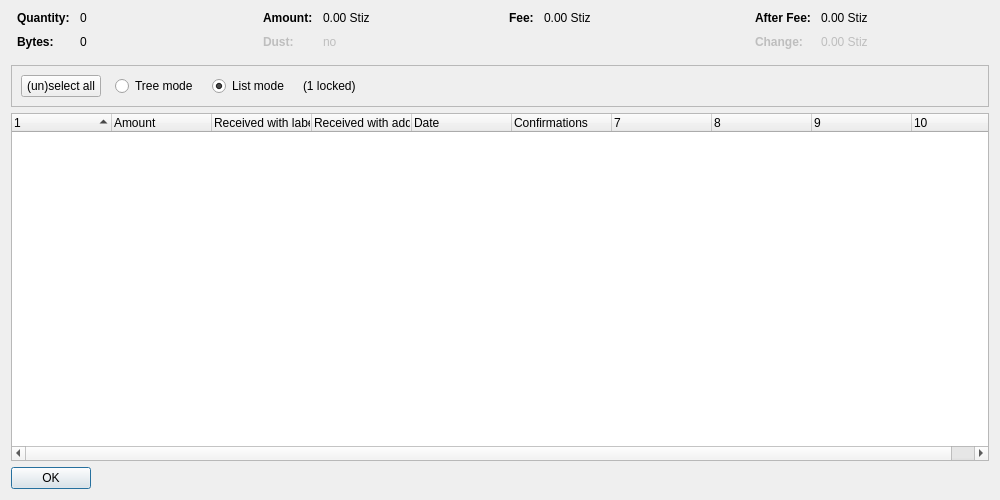
<?xml version="1.0" encoding="UTF-8"?>
<ui version="4.0">
 <class>CoinControlDialog</class>
 <widget class="QDialog" name="CoinControlDialog">
  <property name="geometry">
   <rect>
    <x>0</x>
    <y>0</y>
    <width>1000</width>
    <height>500</height>
   </rect>
  </property>
  <property name="windowTitle">
   <string>Coin Selection</string>
  </property>
  <layout class="QVBoxLayout" name="verticalLayout">
   <item>
    <layout class="QHBoxLayout" name="horizontalLayoutTop" stretch="0,0,0,0">
     <property name="topMargin">
      <number>0</number>
     </property>
     <property name="bottomMargin">
      <number>10</number>
     </property>
     <item>
      <layout class="QFormLayout" name="formLayoutCoinControl1">
       <property name="horizontalSpacing">
        <number>10</number>
       </property>
       <property name="verticalSpacing">
        <number>10</number>
       </property>
       <property name="leftMargin">
        <number>6</number>
       </property>
       <property name="rightMargin">
        <number>6</number>
       </property>
       <item row="0" column="0">
        <widget class="QLabel" name="labelCoinControlQuantityText">
         <property name="font">
          <font>
           <weight>75</weight>
           <bold>true</bold>
          </font>
         </property>
         <property name="text">
          <string>Quantity:</string>
         </property>
        </widget>
       </item>
       <item row="0" column="1">
        <widget class="QLabel" name="labelCoinControlQuantity">
         <property name="cursor">
          <cursorShape>IBeamCursor</cursorShape>
         </property>
         <property name="contextMenuPolicy">
          <enum>Qt::ActionsContextMenu</enum>
         </property>
         <property name="text">
          <string notr="true">0</string>
         </property>
         <property name="textInteractionFlags">
          <set>Qt::LinksAccessibleByMouse|Qt::TextSelectableByKeyboard|Qt::TextSelectableByMouse</set>
         </property>
        </widget>
       </item>
       <item row="1" column="0">
        <widget class="QLabel" name="labelCoinControlBytesText">
         <property name="font">
          <font>
           <weight>75</weight>
           <bold>true</bold>
          </font>
         </property>
         <property name="text">
          <string>Bytes:</string>
         </property>
        </widget>
       </item>
       <item row="1" column="1">
        <widget class="QLabel" name="labelCoinControlBytes">
         <property name="cursor">
          <cursorShape>IBeamCursor</cursorShape>
         </property>
         <property name="contextMenuPolicy">
          <enum>Qt::ActionsContextMenu</enum>
         </property>
         <property name="text">
          <string notr="true">0</string>
         </property>
         <property name="textInteractionFlags">
          <set>Qt::LinksAccessibleByMouse|Qt::TextSelectableByKeyboard|Qt::TextSelectableByMouse</set>
         </property>
        </widget>
       </item>
      </layout>
     </item>
     <item>
      <layout class="QFormLayout" name="formLayoutCoinControl2">
       <property name="horizontalSpacing">
        <number>10</number>
       </property>
       <property name="verticalSpacing">
        <number>10</number>
       </property>
       <property name="leftMargin">
        <number>6</number>
       </property>
       <property name="rightMargin">
        <number>6</number>
       </property>
       <item row="0" column="0">
        <widget class="QLabel" name="labelCoinControlAmountText">
         <property name="font">
          <font>
           <weight>75</weight>
           <bold>true</bold>
          </font>
         </property>
         <property name="text">
          <string>Amount:</string>
         </property>
        </widget>
       </item>
       <item row="0" column="1">
        <widget class="QLabel" name="labelCoinControlAmount">
         <property name="cursor">
          <cursorShape>IBeamCursor</cursorShape>
         </property>
         <property name="contextMenuPolicy">
          <enum>Qt::ActionsContextMenu</enum>
         </property>
         <property name="text">
          <string notr="true">0.00 Stiz</string>
         </property>
         <property name="textInteractionFlags">
          <set>Qt::LinksAccessibleByMouse|Qt::TextSelectableByKeyboard|Qt::TextSelectableByMouse</set>
         </property>
        </widget>
       </item>
       <item row="1" column="0">
        <widget class="QLabel" name="labelCoinControlLowOutputText">
         <property name="enabled">
          <bool>false</bool>
         </property>
         <property name="font">
          <font>
           <weight>75</weight>
           <bold>true</bold>
          </font>
         </property>
         <property name="text">
          <string>Dust:</string>
         </property>
        </widget>
       </item>
       <item row="1" column="1">
        <widget class="QLabel" name="labelCoinControlLowOutput">
         <property name="enabled">
          <bool>false</bool>
         </property>
         <property name="cursor">
          <cursorShape>IBeamCursor</cursorShape>
         </property>
         <property name="contextMenuPolicy">
          <enum>Qt::ActionsContextMenu</enum>
         </property>
         <property name="text">
          <string notr="true">no</string>
         </property>
         <property name="textInteractionFlags">
          <set>Qt::LinksAccessibleByMouse|Qt::TextSelectableByKeyboard|Qt::TextSelectableByMouse</set>
         </property>
        </widget>
       </item>
      </layout>
     </item>
     <item>
      <layout class="QFormLayout" name="formLayoutCoinControl3">
       <property name="horizontalSpacing">
        <number>10</number>
       </property>
       <property name="verticalSpacing">
        <number>10</number>
       </property>
       <property name="leftMargin">
        <number>6</number>
       </property>
       <property name="rightMargin">
        <number>6</number>
       </property>
       <item row="0" column="0">
        <widget class="QLabel" name="labelCoinControlFeeText">
         <property name="font">
          <font>
           <weight>75</weight>
           <bold>true</bold>
          </font>
         </property>
         <property name="text">
          <string>Fee:</string>
         </property>
        </widget>
       </item>
       <item row="0" column="1">
        <widget class="QLabel" name="labelCoinControlFee">
         <property name="cursor">
          <cursorShape>IBeamCursor</cursorShape>
         </property>
         <property name="contextMenuPolicy">
          <enum>Qt::ActionsContextMenu</enum>
         </property>
         <property name="text">
          <string notr="true">0.00 Stiz</string>
         </property>
         <property name="textInteractionFlags">
          <set>Qt::LinksAccessibleByMouse|Qt::TextSelectableByKeyboard|Qt::TextSelectableByMouse</set>
         </property>
        </widget>
       </item>
      </layout>
     </item>
     <item>
      <layout class="QFormLayout" name="formLayoutCoinControl4">
       <property name="horizontalSpacing">
        <number>10</number>
       </property>
       <property name="verticalSpacing">
        <number>10</number>
       </property>
       <property name="leftMargin">
        <number>6</number>
       </property>
       <property name="rightMargin">
        <number>6</number>
       </property>
       <item row="0" column="0">
        <widget class="QLabel" name="labelCoinControlAfterFeeText">
         <property name="font">
          <font>
           <weight>75</weight>
           <bold>true</bold>
          </font>
         </property>
         <property name="text">
          <string>After Fee:</string>
         </property>
        </widget>
       </item>
       <item row="0" column="1">
        <widget class="QLabel" name="labelCoinControlAfterFee">
         <property name="cursor">
          <cursorShape>IBeamCursor</cursorShape>
         </property>
         <property name="contextMenuPolicy">
          <enum>Qt::ActionsContextMenu</enum>
         </property>
         <property name="text">
          <string notr="true">0.00 Stiz</string>
         </property>
         <property name="textInteractionFlags">
          <set>Qt::LinksAccessibleByMouse|Qt::TextSelectableByKeyboard|Qt::TextSelectableByMouse</set>
         </property>
        </widget>
       </item>
       <item row="1" column="0">
        <widget class="QLabel" name="labelCoinControlChangeText">
         <property name="enabled">
          <bool>false</bool>
         </property>
         <property name="font">
          <font>
           <weight>75</weight>
           <bold>true</bold>
          </font>
         </property>
         <property name="text">
          <string>Change:</string>
         </property>
        </widget>
       </item>
       <item row="1" column="1">
        <widget class="QLabel" name="labelCoinControlChange">
         <property name="enabled">
          <bool>false</bool>
         </property>
         <property name="cursor">
          <cursorShape>IBeamCursor</cursorShape>
         </property>
         <property name="contextMenuPolicy">
          <enum>Qt::ActionsContextMenu</enum>
         </property>
         <property name="text">
          <string notr="true">0.00 Stiz</string>
         </property>
         <property name="textInteractionFlags">
          <set>Qt::LinksAccessibleByMouse|Qt::TextSelectableByKeyboard|Qt::TextSelectableByMouse</set>
         </property>
        </widget>
       </item>
      </layout>
     </item>
    </layout>
   </item>
   <item>
    <widget class="QFrame" name="frame">
     <property name="minimumSize">
      <size>
       <width>0</width>
       <height>40</height>
      </size>
     </property>
     <property name="frameShape">
      <enum>QFrame::StyledPanel</enum>
     </property>
     <property name="frameShadow">
      <enum>QFrame::Sunken</enum>
     </property>
     <layout class="QHBoxLayout" name="horizontalLayout">
      <item>
       <layout class="QHBoxLayout" name="horizontalLayoutPanel" stretch="0,0,0,0,0">
        <property name="spacing">
         <number>14</number>
        </property>
        <item>
         <widget class="QPushButton" name="pushButtonSelectAll">
          <property name="sizePolicy">
           <sizepolicy hsizetype="Maximum" vsizetype="Fixed">
            <horstretch>0</horstretch>
            <verstretch>0</verstretch>
           </sizepolicy>
          </property>
          <property name="text">
           <string>(un)select all</string>
          </property>
          <property name="autoDefault">
           <bool>false</bool>
          </property>
         </widget>
        </item>
        <item>
         <widget class="QRadioButton" name="radioTreeMode">
          <property name="sizePolicy">
           <sizepolicy hsizetype="Maximum" vsizetype="Fixed">
            <horstretch>0</horstretch>
            <verstretch>0</verstretch>
           </sizepolicy>
          </property>
          <property name="text">
           <string>Tree mode</string>
          </property>
         </widget>
        </item>
        <item>
         <widget class="QRadioButton" name="radioListMode">
          <property name="sizePolicy">
           <sizepolicy hsizetype="Maximum" vsizetype="Fixed">
            <horstretch>0</horstretch>
            <verstretch>0</verstretch>
           </sizepolicy>
          </property>
          <property name="text">
           <string>List mode</string>
          </property>
          <property name="checked">
           <bool>true</bool>
          </property>
         </widget>
        </item>
        <item>
         <widget class="QLabel" name="labelLocked">
          <property name="text">
           <string notr="true">(1 locked)</string>
          </property>
         </widget>
        </item>
        <item>
         <spacer name="horizontalSpacer">
          <property name="orientation">
           <enum>Qt::Horizontal</enum>
          </property>
          <property name="sizeHint" stdset="0">
           <size>
            <width>40</width>
            <height>20</height>
           </size>
          </property>
         </spacer>
        </item>
       </layout>
      </item>
     </layout>
    </widget>
   </item>
   <item>
    <widget class="CoinControlTreeWidget" name="treeWidget">
     <property name="contextMenuPolicy">
      <enum>Qt::CustomContextMenu</enum>
     </property>
     <property name="sortingEnabled">
      <bool>false</bool>
     </property>
     <property name="columnCount">
      <number>10</number>
     </property>
     <attribute name="headerShowSortIndicator" stdset="0">
      <bool>true</bool>
     </attribute>
     <attribute name="headerStretchLastSection">
      <bool>false</bool>
     </attribute>
     <column>
      <property name="text">
       <string/>
      </property>
     </column>
     <column>
      <property name="text">
       <string>Amount</string>
      </property>
     </column>
     <column>
      <property name="text">
       <string>Received with label</string>
      </property>
     </column>
     <column>
      <property name="text">
       <string>Received with address</string>
      </property>
     </column>
     <column>
      <property name="text">
       <string>Date</string>
      </property>
     </column>
     <column>
      <property name="text">
       <string>Confirmations</string>
      </property>
      <property name="toolTip">
       <string>Confirmed</string>
      </property>
     </column>
     <column>
      <property name="text">
       <string/>
      </property>
     </column>
     <column>
      <property name="text">
       <string/>
      </property>
     </column>
     <column>
      <property name="text">
       <string/>
      </property>
     </column>
     <column>
      <property name="text">
       <string/>
      </property>
     </column>
    </widget>
   </item>
   <item>
    <widget class="QDialogButtonBox" name="buttonBox">
     <property name="sizePolicy">
      <sizepolicy hsizetype="Maximum" vsizetype="Fixed">
       <horstretch>0</horstretch>
       <verstretch>0</verstretch>
      </sizepolicy>
     </property>
     <property name="orientation">
      <enum>Qt::Horizontal</enum>
     </property>
     <property name="standardButtons">
      <set>QDialogButtonBox::Ok</set>
     </property>
    </widget>
   </item>
  </layout>
 </widget>
 <customwidgets>
  <customwidget>
   <class>CoinControlTreeWidget</class>
   <extends>QTreeWidget</extends>
   <header>coincontroltreewidget.h</header>
  </customwidget>
 </customwidgets>
 <resources/>
 <connections/>
</ui>
